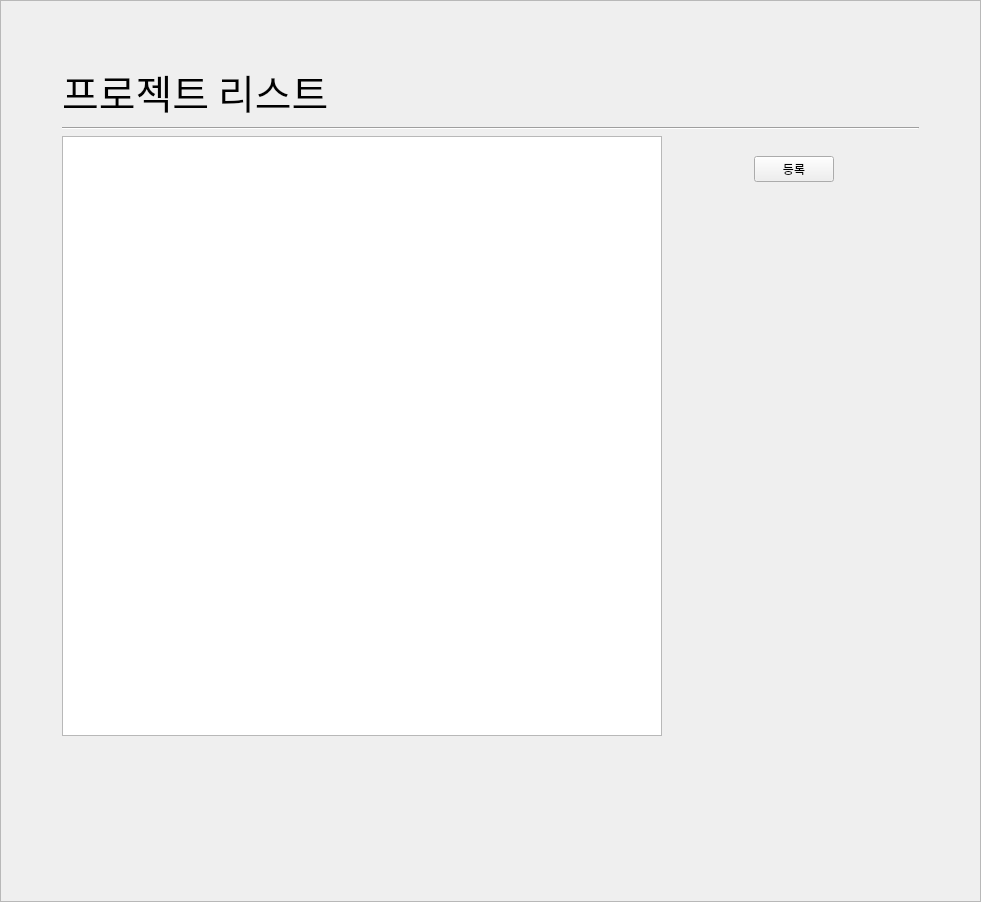
<?xml version="1.0" encoding="UTF-8"?>
<ui version="4.0">
 <class>Frame</class>
 <widget class="QFrame" name="Frame">
  <property name="geometry">
   <rect>
    <x>0</x>
    <y>0</y>
    <width>981</width>
    <height>902</height>
   </rect>
  </property>
  <property name="windowTitle">
   <string>Frame</string>
  </property>
  <property name="frameShape">
   <enum>QFrame::StyledPanel</enum>
  </property>
  <property name="frameShadow">
   <enum>QFrame::Raised</enum>
  </property>
  <layout class="QGridLayout" name="gridLayout_2">
   <item row="0" column="0">
    <layout class="QGridLayout" name="gridLayout">
     <property name="leftMargin">
      <number>50</number>
     </property>
     <property name="topMargin">
      <number>50</number>
     </property>
     <property name="rightMargin">
      <number>50</number>
     </property>
     <item row="0" column="0">
      <layout class="QVBoxLayout" name="verticalLayout">
       <item>
        <layout class="QHBoxLayout" name="horizontalLayout_3">
         <item>
          <widget class="QLabel" name="label">
           <property name="font">
            <font>
             <family>넥슨Lv2고딕 Bold</family>
             <pointsize>30</pointsize>
            </font>
           </property>
           <property name="text">
            <string>프로젝트 리스트</string>
           </property>
          </widget>
         </item>
         <item>
          <spacer name="horizontalSpacer_3">
           <property name="orientation">
            <enum>Qt::Horizontal</enum>
           </property>
           <property name="sizeHint" stdset="0">
            <size>
             <width>40</width>
             <height>20</height>
            </size>
           </property>
          </spacer>
         </item>
         <item>
          <widget class="QPushButton" name="button_refresh">
           <property name="sizePolicy">
            <sizepolicy hsizetype="Fixed" vsizetype="Fixed">
             <horstretch>0</horstretch>
             <verstretch>0</verstretch>
            </sizepolicy>
           </property>
           <property name="minimumSize">
            <size>
             <width>32</width>
             <height>32</height>
            </size>
           </property>
           <property name="maximumSize">
            <size>
             <width>32</width>
             <height>32</height>
            </size>
           </property>
           <property name="text">
            <string/>
           </property>
           <property name="icon">
            <iconset>
             <normaloff>refresh_1.png</normaloff>refresh_1.png</iconset>
           </property>
           <property name="iconSize">
            <size>
             <width>20</width>
             <height>20</height>
            </size>
           </property>
           <property name="shortcut">
            <string>F5</string>
           </property>
           <property name="flat">
            <bool>true</bool>
           </property>
          </widget>
         </item>
        </layout>
       </item>
       <item>
        <widget class="Line" name="line">
         <property name="orientation">
          <enum>Qt::Horizontal</enum>
         </property>
        </widget>
       </item>
       <item>
        <layout class="QHBoxLayout" name="horizontalLayout">
         <item>
          <widget class="QTableView" name="tablePJT">
           <property name="sizePolicy">
            <sizepolicy hsizetype="Minimum" vsizetype="Expanding">
             <horstretch>0</horstretch>
             <verstretch>0</verstretch>
            </sizepolicy>
           </property>
           <property name="minimumSize">
            <size>
             <width>600</width>
             <height>600</height>
            </size>
           </property>
           <property name="maximumSize">
            <size>
             <width>600</width>
             <height>600</height>
            </size>
           </property>
           <property name="dragEnabled">
            <bool>false</bool>
           </property>
           <property name="dragDropOverwriteMode">
            <bool>false</bool>
           </property>
           <property name="selectionMode">
            <enum>QAbstractItemView::SingleSelection</enum>
           </property>
           <property name="selectionBehavior">
            <enum>QAbstractItemView::SelectRows</enum>
           </property>
           <property name="sortingEnabled">
            <bool>false</bool>
           </property>
           <property name="cornerButtonEnabled">
            <bool>false</bool>
           </property>
           <attribute name="horizontalHeaderCascadingSectionResizes">
            <bool>true</bool>
           </attribute>
           <attribute name="horizontalHeaderDefaultSectionSize">
            <number>200</number>
           </attribute>
           <attribute name="horizontalHeaderMinimumSectionSize">
            <number>200</number>
           </attribute>
           <attribute name="horizontalHeaderShowSortIndicator" stdset="0">
            <bool>false</bool>
           </attribute>
           <attribute name="horizontalHeaderStretchLastSection">
            <bool>true</bool>
           </attribute>
           <attribute name="verticalHeaderShowSortIndicator" stdset="0">
            <bool>false</bool>
           </attribute>
          </widget>
         </item>
         <item>
          <spacer name="horizontalSpacer">
           <property name="orientation">
            <enum>Qt::Horizontal</enum>
           </property>
           <property name="sizeType">
            <enum>QSizePolicy::Expanding</enum>
           </property>
           <property name="sizeHint" stdset="0">
            <size>
             <width>50</width>
             <height>20</height>
            </size>
           </property>
          </spacer>
         </item>
         <item>
          <layout class="QVBoxLayout" name="verticalLayout_2">
           <item>
            <spacer name="verticalSpacer_3">
             <property name="orientation">
              <enum>Qt::Vertical</enum>
             </property>
             <property name="sizeType">
              <enum>QSizePolicy::Fixed</enum>
             </property>
             <property name="sizeHint" stdset="0">
              <size>
               <width>20</width>
               <height>20</height>
              </size>
             </property>
            </spacer>
           </item>
           <item>
            <layout class="QHBoxLayout" name="horizontalLayout_2">
             <item>
              <widget class="QPushButton" name="button_register">
               <property name="text">
                <string>등록</string>
               </property>
              </widget>
             </item>
            </layout>
           </item>
           <item>
            <spacer name="verticalSpacer_2">
             <property name="orientation">
              <enum>Qt::Vertical</enum>
             </property>
             <property name="sizeHint" stdset="0">
              <size>
               <width>20</width>
               <height>40</height>
              </size>
             </property>
            </spacer>
           </item>
          </layout>
         </item>
         <item>
          <spacer name="horizontalSpacer_2">
           <property name="orientation">
            <enum>Qt::Horizontal</enum>
           </property>
           <property name="sizeHint" stdset="0">
            <size>
             <width>40</width>
             <height>20</height>
            </size>
           </property>
          </spacer>
         </item>
        </layout>
       </item>
       <item>
        <spacer name="verticalSpacer">
         <property name="orientation">
          <enum>Qt::Vertical</enum>
         </property>
         <property name="sizeType">
          <enum>QSizePolicy::Expanding</enum>
         </property>
         <property name="sizeHint" stdset="0">
          <size>
           <width>20</width>
           <height>40</height>
          </size>
         </property>
        </spacer>
       </item>
      </layout>
     </item>
    </layout>
   </item>
  </layout>
 </widget>
 <resources/>
 <connections/>
</ui>
